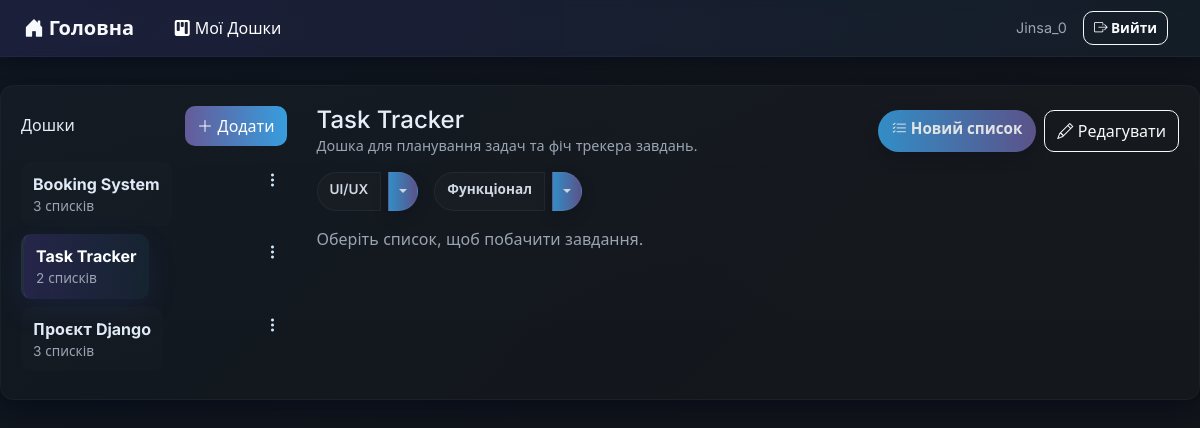
Before: /main/?dashboard=6 (signed in) with the older database file.
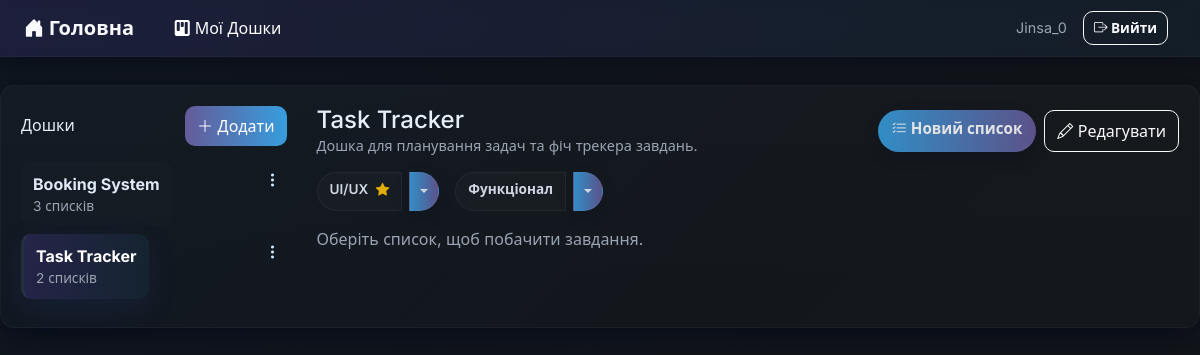
After: the same page with the newer database file.
### task_manager/models.py (models this page shows, shortened)
class Dashboard(models.Model):
    title =  models.CharField(max_length = 200, verbose_name = "Назва")
    description =  models.TextField(verbose_name = "Опис", blank = True)
    created_at = models.DateTimeField(auto_now_add = True)
    created_by = models.ForeignKey(User, on_delete = models.CASCADE, related_name='dashboards', verbose_name = "Автор")
    members = models.ManyToManyField(User, related_name="shared_dashboards", blank=True, verbose_name = "Учасники")
    class Meta:
        verbose_name = "Дошка"
        verbose_name_plural = "Дошки"

class TodoList(models.Model):
    dashboard = models.ForeignKey(Dashboard, on_delete = models.CASCADE, related_name= 'todolists', verbose_name = "Дошка")
    title =  models.CharField(max_length = 200, verbose_name = "Назва")
    description =  models.TextField(verbose_name = "Опис", blank = True)
    created_at = models.DateTimeField(auto_now_add = True)
    important = models.BooleanField(default = False, verbose_name = "Важливість")
    created_by = models.ForeignKey(User, on_delete = models.CASCADE, related_name= 'todolists', verbose_name = "Автор")
    class Meta:
        verbose_name = "Список завдань"
        verbose_name_plural = "Списки завдань"

### task_manager/views.py (the view)
# urls.py: path("main/", MainPageView.as_view(), name="main"),
class MainPageView(TaskAccessMixin ,LoginRequiredMixin, ListView):
    model = Task
    template_name = "main/main.html"
    context_object_name = "tasks"
    def get_queryset(self):
        qs = super().get_queryset()
        dashboard_pk = self.request.GET.get("dashboard")
        todolist_pk = self.request.GET.get("todolist")
        if dashboard_pk:
            qs = qs.filter(todolist__dashboard_id=dashboard_pk)
        if todolist_pk:
            qs = qs.filter(todolist_id=todolist_pk)
        return qs
    def get_context_data(self, **kwargs):
        context = super().get_context_data(**kwargs)
        dashboards_qs = Dashboard.objects.filter(
            Q(created_by=self.request.user) | Q(members=self.request.user)
        ).distinct()
        context["dashboards"] = dashboards_qs
        dashboard_pk = self.request.GET.get("dashboard")
        todolist_pk = self.request.GET.get("todolist")
        if dashboard_pk:
            dashboard = get_object_or_404(dashboards_qs, pk=dashboard_pk)
            context["selected_dashboard"] = dashboard
            context["todolists"] = dashboard.todolists.all()
        else:
            context["selected_dashboard"] = None
            context["todolists"] = []
        if todolist_pk:
            todolist = get_object_or_404(
                TodoList.objects.filter(dashboard__in=dashboards_qs),
                pk=todolist_pk
            )
            context["selected_todolist"] = todolist
        else:
            context["selected_todolist"] = None
        context["columns"] = {
            "draft": "Чернетка",
            "in_progress": "В процесі",
            "completed": "Завершено",
            "archived": "Архів"
        }
        return context

### task_manager/views.py (called while the page is built)
    def get_queryset(self):
        return Dashboard.objects.filter(
            Q(created_by=self.request.user) | Q(members=self.request.user)
        ).distinct()

    def get_queryset(self):
        return TodoList.objects.filter(
            dashboard__in=DashboardAccessMixin.get_queryset(self)
        ).distinct()

    def get_queryset(self):
        return Task.objects.filter(
            todolist__in=TodoListAccessMixin.get_queryset(self)
        ).distinct()

### task_manager/templates/main/main.html (shortened to what the changed rows need)
{% extends "base.html" %}
{% block content %}
<div class="row gx-4">
  <aside class="col-lg-3 sidebar">
    <nav class="boards-list">
      {% for d in dashboards %}
        <div class="d-flex align-items-start justify-content-between">
          <a class="list-item {% if selected_dashboard and d.pk == selected_dashboard.pk %}active{% endif %}" href="?dashboard={{ d.pk }}">
            <div>
              <div style="font-weight:700; white-space:nowrap; overflow:hidden; text-overflow:ellipsis; max-width:200px;">{{ d.title }}</div>
              <div class="meta">{{ d.todolists.count }} списків</div>
            </div>
          </a>
          <div class="ms-2">
            <div class="dropdown">
              <button class="action-dot" data-bs-toggle="dropdown" aria-expanded="false" title="Дії">
                <i class="bi bi-three-dots-vertical"></i>
              </button>
            </div>
          </div>
        </div>
      {% empty %}
        <div class="muted">Пусто — створи першу дошку</div>
      {% endfor %}
    </nav>
  </aside>
  <section class="col-lg-9">
    {% if selected_dashboard %}
      <div class="d-flex align-items-center justify-content-between mb-3">
        <div>
          <h4 class="mb-0">{{ selected_dashboard.title }}</h4>
          <div class="muted" style="font-size:0.9rem;">{{ selected_dashboard.description|default:"Опис відсутній" }}</div>
        </div>
        <div class="d-flex gap-2">
          <a href="{% url 'todolist_create' dashboard_pk=selected_dashboard.pk %}" class="btn btn-filter" style="background:linear-gradient(90deg,var(--soft-accent-2),var(--soft-accent-1)); color:#fff; border:none;">
            <i class="bi bi-list-check"></i>&nbsp;Новий список
          </a>
          <a href="{% url 'dashboard_edit' dashboard_pk=selected_dashboard.pk %}" class="btn btn-outline-light" style="border-radius:10px; padding:8px 12px;">
            <i class="bi bi-pencil"></i>&nbsp;Редагувати
          </a>
        </div>
      </div>
      <div class="lists-row mb-3">
        {% for tl in todolists %}
          <div class="d-flex align-items-center">
            <div class="btn-group" role="group">
              <a href="?dashboard={{ selected_dashboard.pk }}&todolist={{ tl.pk }}"
                 class="btn btn-filter {% if selected_todolist and tl.pk == selected_todolist.pk %}btn-primary{% else %}btn-outline-light{% endif %}">
                {{ tl.title|truncatechars:30 }}
                {% if tl.important %}
                  <i class="bi bi-star-fill text-warning ms-1" title="Важливий"></i>
                {% endif %}
              </a>
              <button type="button" class="btn btn-filter btn-toggle dropdown-toggle dropdown-toggle-split" data-bs-toggle="dropdown" aria-expanded="false" style="padding:8px 10px;">
              </button>
            </div>
          </div>
        {% empty %}
          <div class="muted">Немає списків</div>
        {% endfor %}
      </div>
      {% if selected_todolist %}
        <div class="d-flex justify-content-end mb-3">
          <a href="{% url 'task_create' dashboard_pk=selected_dashboard.pk todolist_pk=selected_todolist.pk %}"
             class="btn" style="background:linear-gradient(90deg,var(--soft-accent-2),var(--soft-accent-1)); color:#fff; border:none; border-radius:10px; padding:8px 12px;">
            <i class="bi bi-plus-lg"></i>&nbsp;Додати завдання
          </a>
        </div>
        <div class="row gy-3">
          {% for key, col_title in columns.items %}
            <div class="col-md-6 col-lg-3">
              <div class="board-column">
                <div class="d-flex justify-content-between align-items-center mb-2">
                  <div class="fw-bold small text-uppercase">{{ col_title }}</div>
                </div>
                {% for task in tasks %}
                  {% if task.status == key %}
                    <div class="task-card">
                      <div class="d-flex justify-content-between align-items-start mb-2">
                        <a href="{% url 'task_detail' dashboard_pk=selected_dashboard.pk todolist_pk=selected_todolist.pk task_pk=task.pk %}" class="text-decoration-none flex-grow-1 me-2">
                          <div class="task-title">{{ task.title|truncatechars:90 }}</div>
                        </a>
                        <div class="dropdown">
                          <button class="action-dot" data-bs-toggle="dropdown" aria-expanded="false" title="Дії">
                            <i class="bi bi-three-dots-vertical"></i>
                          </button>
                          <ul class="dropdown-menu dropdown-menu-end shadow-sm">
                            <li><a class="dropdown-item" href="{% url 'task_edit' dashboard_pk=selected_dashboard.pk todolist_pk=selected_todolist.pk task_pk=task.pk %}"><i class="bi bi-pencil me-2"></i> Редагувати</a></li>
                            <li><hr class="dropdown-divider"></li>
                            <li>
                              <form method="post" action="{% url 'task_delete' dashboard_pk=selected_dashboard.pk todolist_pk=selected_todolist.pk task_pk=task.pk %}" class="m-0 p-0 delete-form">
                                {% csrf_token %}
                                <button type="submit" class="dropdown-item text-danger"><i class="bi bi-trash me-2"></i> Видалити</button>
                              </form>
                            </li>
                          </ul>
                        </div>
                      </div>
                      <a href="{% url 'task_detail' dashboard_pk=selected_dashboard.pk todolist_pk=selected_todolist.pk task_pk=task.pk %}" class="text-decoration-none">
                        <div class="task-desc">{{ task.content|truncatechars:220 }}</div>
                      </a>
                      <div class="desc-actions-gap"></div>
                      <div class="card-actions">
                        <a href="{% url 'task_detail' dashboard_pk=selected_dashboard.pk todolist_pk=selected_todolist.pk task_pk=task.pk %}" class="comment-badge">
                          <i class="bi bi-chat-dots"></i>&nbsp;{{ task.comments.count }}
                        </a>
                        <div class="d-flex gap-2">
                          <a href="{% url 'comment_create' dashboard_pk=selected_dashboard.pk todolist_pk=selected_todolist.pk task_pk=task.pk %}" class="btn btn-outline-light" style="border-radius:10px; padding:6px 10px;">
                            <i class="bi bi-plus-lg"></i>&nbsp;Комент
                          </a>
                        </div>
                      </div>
                    </div>
                  {% endif %}
                {% endfor %}
              </div>
            </div>
          {% endfor %}
        </div>
      {% else %}
        <div class="muted">Оберіть список, щоб побачити завдання.</div>
      {% endif %}
    {% endif %}
  </section>
</div>
{% endblock %}

Changed rows visible on the page:
removed Dashboard: title "Проєкт Django", todolists.count "3"
changed TodoList "UI/UX": important False → True (drawn)
